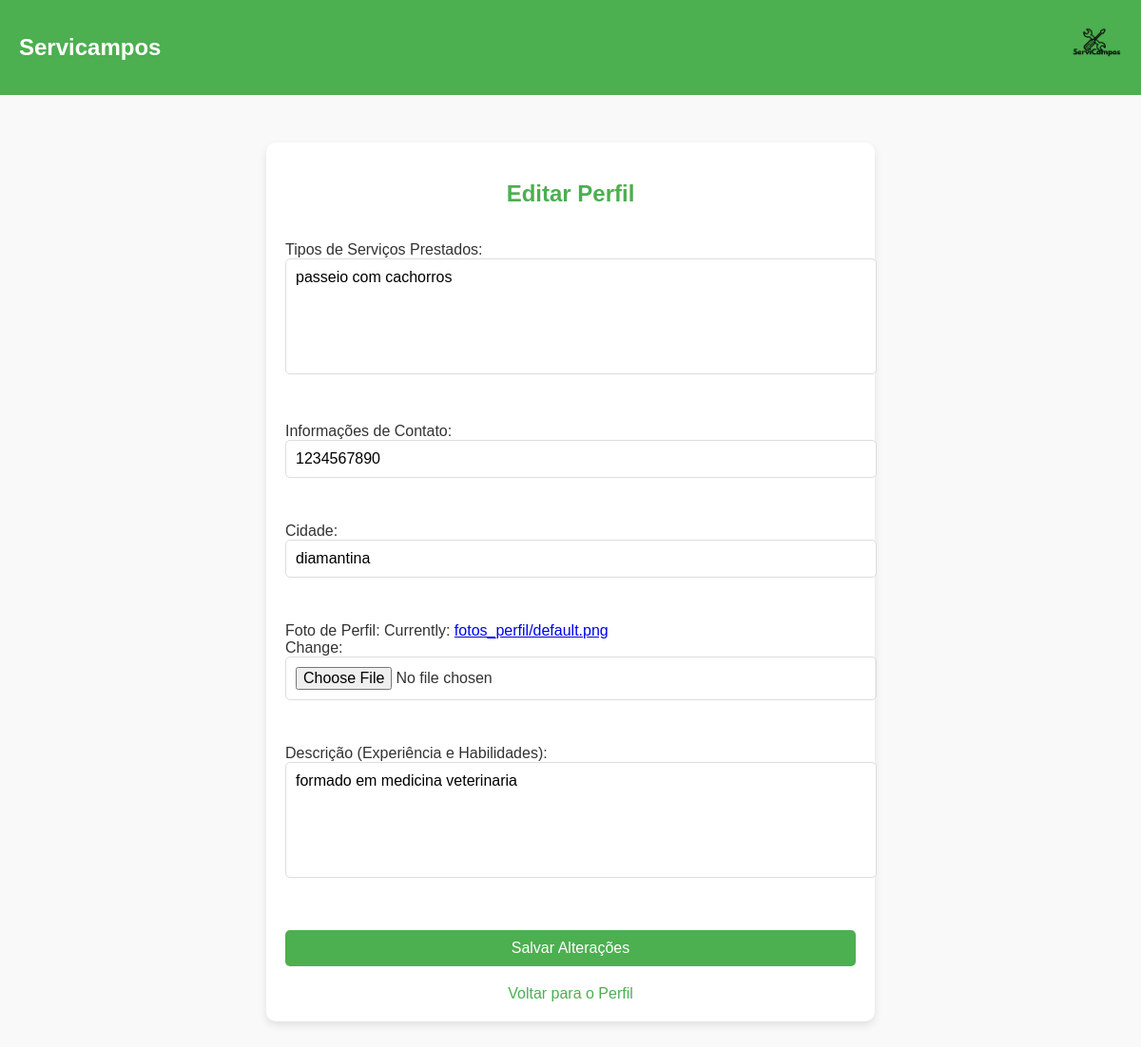
Screenshot of /usuarios/editar/ (signed in) with the database file from the repository.
### usuarios/models.py (models this page shows, shortened)
class Perfil(models.Model):
    user = models.OneToOneField(User, on_delete=models.CASCADE)
    cidade = models.CharField(max_length=100)
    funcao = models.CharField(max_length=100)
    contato = models.CharField(max_length=100)
    foto = models.ImageField(upload_to='fotos_perfil/', default='fotos_perfil/default.png')
    descricao = models.TextField(max_length=500, blank=True)

### usuarios/views.py (the view)
# urls.py: path('editar/', views.editar_perfil, name='editar_perfil'),
@login_required
def editar_perfil(request):
    try:
        perfil = Perfil.objects.get(user=request.user)
    except Perfil.DoesNotExist:
        perfil = Perfil(user=request.user)
        perfil.save()
    if request.method == 'POST':
        form = PerfilForm(request.POST, request.FILES, instance=perfil)
        if form.is_valid():
            form.save()
            return redirect('perfil')
        else:
            print(form.errors)
    else:
        form = PerfilForm(instance=perfil)
    return render(request, 'usuarios/editar_perfil.html', {'form': form})

### usuarios/templates/usuarios/editar_perfil.html (shortened to what this page needs)
{% load static %}
<!DOCTYPE html>
<html lang="en">
<head>
</head>
<body>
    <header>
        <h1>Servicampos</h1>
        <img src="{% static 'usuarios/images/logo.png' %}" alt="Logo do Servicampos">
    </header>
    <main>
        <h2>Editar Perfil</h2>
        <form method="POST" enctype="multipart/form-data">
            {{ form.as_p }}
            <button type="submit">Salvar Alterações</button>
        </form>
        <a href="{% url 'perfil' %}" class="back-link">Voltar para o Perfil</a>
    </main>
</body>
</html>

### usuarios/templates/usuarios/editar_perfil.html (style rules this page uses)
body { font-family: Arial, sans-serif; margin: 0; padding: 0; background-color: #f9f9f9; color: #333; }
header { background-color: #4CAF50; color: white; padding: 20px; display: flex; align-items: center; justify-content: space-between; }
header h1 { margin: 0; font-size: 24px; }
header img { height: 60px; }
main { padding: 20px; max-width: 600px; margin: 50px auto; background-color: white; border-radius: 10px; box-shadow: 0 4px 8px rgba(0, 0, 0, 0.1); }
h2 { text-align: center; color: #4CAF50; }
form { display: flex; flex-direction: column; gap: 15px; }
.form-control { font-family: Arial, sans-serif; font-size: 16px; padding: 10px; border: 1px solid #ddd; border-radius: 5px; width: 100%; }
textarea.form-control { resize: none; height: 100px; }
form button { padding: 10px 20px; background-color: #4CAF50; color: white; border: none; border-radius: 5px; font-size: 16px; cursor: pointer; margin-top: 20px; }
.back-link { display: block; text-align: center; margin-top: 20px; text-decoration: none; color: #4CAF50; }

### rows the page displays
Perfil: funcao "passeio com cachorros", contato "1234567890", cidade "diamantina", descricao "formado em medicina veterinaria"
